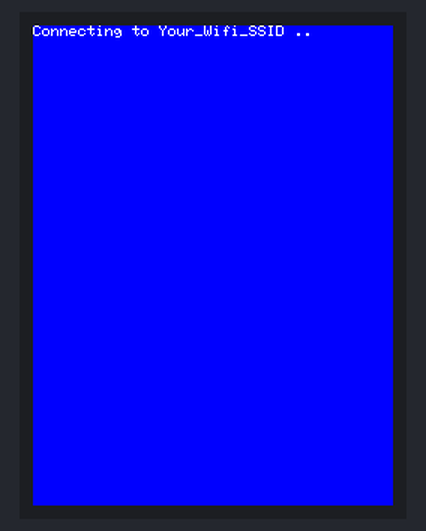
Simulated run of this sketch. Board: ESP32. On the bench: 240×320 colour display. WiFi joins after 1.5 s; servers stay silent unless stated; the local clock reads 2024-03-15 10:24:30 at power-on unless the sketch sets it; what the sketch prints to the serial monitor is not drawn.

Above: at 1.3 s.
At 2.0 s:
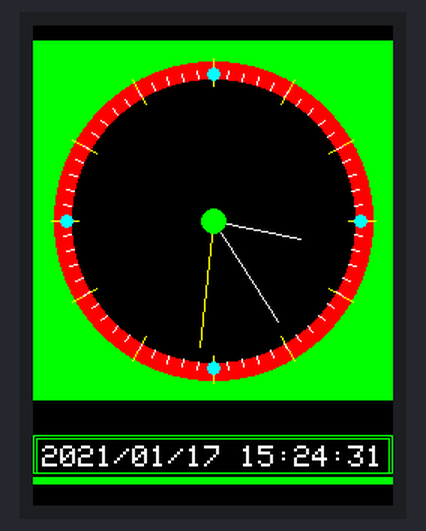
At 11.0 s:
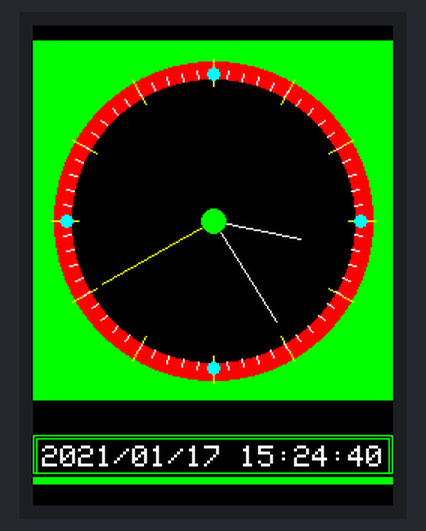
At 20.0 s:
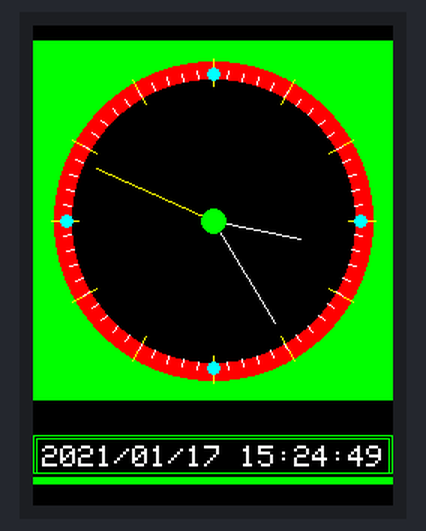
At 29.0 s:
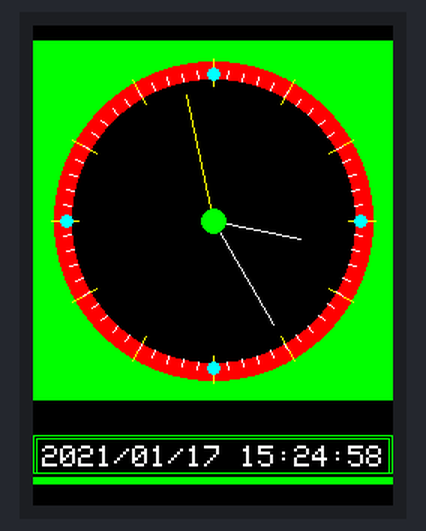
At 39.0 s:
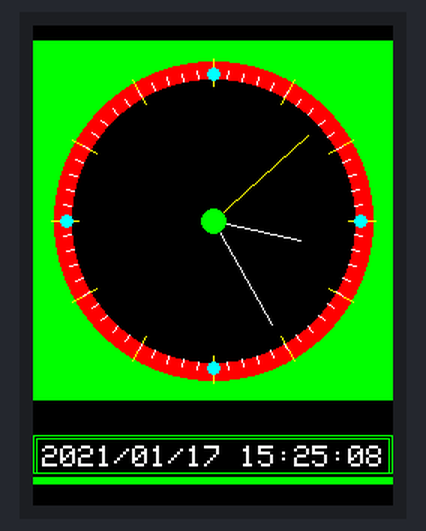

The sketch:

clock_round_2.ino
```cpp
/* clock_round_2 by Shinjia
   - v1.2  2024/09/17 --- 之前被其他程式覆蓋，原舊版程式遺失，重做
   - v1.1  2024/05/09 --- update LED Brightness
   - v1.0  2024/02/06 --- TFT_eSPI Library
   - old---TFT_Clock (a2)  by Shinjia  v1.1  2023/07/20
*

/****** WiFi AP ******/
#define WLAN_SSID    "Your_Wifi_SSID"
#define WLAN_PASS    "Your_Wifi_Password"

/****** 數字時鐘的參數定義 (長度) ******/
#define C_xc       120  // 時鐘圓心 x
#define C_yc       130  // 時鐘圓心 y
#define C_size     240  // 時鐘的寬高 (直徑)
#define C_border1  106  // 外圓框(外)
#define C_border2   94  // 外圓框(內)
#define C_radius1  108  // 12個點(時)外
#define C_radius2   90  // 12個點(時)內
#define C_radius3  100  // 60個點(分)外
#define C_radius4   95  // 60個點(分)內
#define C_radius5   98  // 4個點(上下左右)的位置半徑
#define C_quadrant   4  // 4個點(上下左右)圓半徑
#define C_center     8  // 時鐘圓心半徑
#define hh_len      60  // 時針的長度
#define mm_len      80  // 分針的長度
#define ss_len      85  // 秒針的長度

/****** 數字時鐘的參數定義 (顏色) ******/
#define CC_Outer  TFT_GREEN
#define CC_Inner  TFT_BLACK
#define CC_Border TFT_RED
#define CC_Dot12  TFT_YELLOW
#define CC_Dot60  TFT_WHITE
#define CC_Dot4   TFT_CYAN
#define CC_Center TFT_GREEN
#define CC_HH     TFT_WHITE
#define CC_MM     TFT_WHITE
#define CC_SS     TFT_YELLOW

/***** Timer control (delay) *****/
int timer_delay_clock = 1000;  // 每秒更新時間
int timer_delay_NTP   = 60*60*1000;  // 每小時更新 NTP

unsigned long timer_next_clock;
unsigned long timer_next_NTP;

// ESP32Time
#include <ESP32Time.h>

ESP32Time rtc;

// NTP
#include <WiFi.h>
#include "time.h"

const char* ntpServer = "pool.ntp.org";
const long  gmtOffset_sec = 8 * 3600;   // for Taipei
const int   daylightOffset_sec = 0; // 3600?

boolean is_get_NTP = false;

// TFT
#include "SPI.h"
#include "TFT_eSPI.h"

TFT_eSPI tft = TFT_eSPI();


// 時鐘公用變數
int hh=0, mm=0, ss=0;  // 時分秒
int hh0=-1, mm0=-1, ss0=-1;  // 保留前次畫圖時的數值 (初始值必須設為-1)


void draw_clock_face() {
  float th_cos, th_sin;
  float x1, y1, x2, y2;

  // Draw clock border
  tft.fillRect(C_xc-C_size/2, C_yc-C_size/2, C_size, C_size, CC_Outer);
  tft.fillCircle(C_xc, C_yc, C_border1, CC_Border);
  tft.fillCircle(C_xc, C_yc, C_border2, CC_Inner);

  // Draw 12 lines (hours markers)
  for(int angle=0; angle<360; angle+=30) {
    th_cos = cos((angle-90)*0.0174532925);  // (pi/180)
    th_sin = sin((angle-90)*0.0174532925);
    x1 = C_xc + C_radius1 * th_cos;
    y1 = C_yc + C_radius1 * th_sin;
    x2 = C_xc + C_radius2 * th_cos;
    y2 = C_yc + C_radius2 * th_sin;

    tft.drawLine(x1, y1, x2, y2, CC_Dot12);
  }

  // Draw 60 dots (minute markers)
  for(int angle=0; angle<360; angle+=6) {
    th_cos = cos((angle-90)*0.0174532925);  // (pi/180)
    th_sin = sin((angle-90)*0.0174532925);
    x1 = C_xc + C_radius3 * th_cos;
    y1 = C_yc + C_radius3 * th_sin;
    x2 = C_xc + C_radius4 * th_cos;
    y2 = C_yc + C_radius4 * th_sin;
    tft.drawLine(x1, y1, x2, y2, CC_Dot60);

    // Draw main quadrant dots
    x1 = C_xc + C_radius5 * th_cos;
    y1 = C_yc + C_radius5 * th_sin;
    if(angle%90==0) tft.fillCircle(x1, y1, C_quadrant, CC_Dot4);
  }

  // Draw Center
  tft.fillCircle(C_xc, C_yc, C_center, CC_Center);
}


void draw_clock_pointer() {
  //Draw Analog Clock
  // 注意：鐘面數值的 hh 要用 12 小時制
  float deg_ss, deg_mm, deg_hh;  // 時分秒的角度值
  float x_hh, y_hh, x_mm, y_mm, x_ss, y_ss;  // 時分秒針的頂點位置

  // 清除前次的指針(時、分、秒)
  deg_ss = ss0*6;                  // 每秒6度
  deg_mm = mm0*6 + deg_ss*0.01666667;  // 1/60 (角度含秒)
  deg_hh = (hh0%12)*30 + deg_mm*0.0833333;  // 1/12 (角度含分及秒)

  x_hh = C_xc + hh_len*cos((deg_hh-90)*0.0174532925);
  y_hh = C_yc + hh_len*sin((deg_hh-90)*0.0174532925);
  x_mm = C_xc + mm_len*cos((deg_mm-90)*0.0174532925);
  y_mm = C_yc + mm_len*sin((deg_mm-90)*0.0174532925);
  x_ss = C_xc + ss_len*cos((deg_ss-90)*0.0174532925);
  y_ss = C_yc + ss_len*sin((deg_ss-90)*0.0174532925);

  tft.drawLine(C_xc, C_yc, x_hh, y_hh, CC_Inner);
  tft.drawLine(C_xc, C_yc, x_mm, y_mm, CC_Inner);
  tft.drawLine(C_xc, C_yc, x_ss, y_ss, CC_Inner);

  // 畫出此次的指針(時、分、秒)
  deg_ss = ss*6;                  // 每秒6度
  deg_mm = mm*6 + deg_ss*0.01666667;  // 1/60 (角度含秒)
  deg_hh = (hh%12)*30 + deg_mm*0.0833333;  // 1/12 (角度含分及秒)

  x_hh = C_xc + hh_len*cos((deg_hh-90)*0.0174532925);
  y_hh = C_yc + hh_len*sin((deg_hh-90)*0.0174532925);
  x_mm = C_xc + mm_len*cos((deg_mm-90)*0.0174532925);
  y_mm = C_yc + mm_len*sin((deg_mm-90)*0.0174532925);
  x_ss = C_xc + ss_len*cos((deg_ss-90)*0.0174532925);
  y_ss = C_yc + ss_len*sin((deg_ss-90)*0.0174532925);

  tft.drawLine(C_xc, C_yc, x_hh, y_hh, CC_HH);
  tft.drawLine(C_xc, C_yc, x_mm, y_mm, CC_MM);
  tft.drawLine(C_xc, C_yc, x_ss, y_ss, CC_SS);

  // 圓心
  tft.fillCircle(C_xc, C_yc, C_center, CC_Center);
}


void draw_clock_digital() {
  struct tm timeinfo = rtc.getTimeStruct();
  // Serial.println(&timeinfo, "%A, %B %d %Y %H:%M:%S");

  // Draw Digital Clock
  char StringBuff[50]; //50 chars should be enough
  strftime(StringBuff, sizeof(StringBuff), "%Y/%m/%d %H:%M:%S", &timeinfo);

  tft.setCursor(6, 280);
  tft.setTextSize(2);
  tft.setTextColor(TFT_WHITE, TFT_BLACK);
  tft.print(StringBuff);

  // draw board
  tft.drawRect(2, 275, 236, 24, TFT_GREEN);
  tft.drawRect(0, 273, 240, 26, TFT_GREEN);
  tft.drawFastHLine(0, 301, 240, TFT_GREEN);
  tft.drawFastHLine(0, 302, 240, TFT_GREEN);
  tft.drawFastHLine(0, 303, 240, TFT_GREEN);
  tft.drawFastHLine(0, 304, 240, TFT_GREEN);
  tft.drawFastHLine(0, 305, 240, TFT_GREEN);
}


void update_time() {
  struct tm timeinfo = rtc.getTimeStruct();
  // Serial.println(&timeinfo, "%A, %B %d %Y %H:%M:%S");

  hh = timeinfo.tm_hour;
  mm = timeinfo.tm_min;
  ss = timeinfo.tm_sec;

  if(hh0==-1 && mm0==-1 && ss0==-1) {
    hh0 = hh;
    mm0 = mm;
    ss0 = ss;
  }

  // Draw Analog Clock (pointer)
  draw_clock_pointer();

  // Draw Digital Clock
  draw_clock_digital();

  // 保留舊的值
  hh0 = hh;
  mm0 = mm;
  ss0 = ss;
}


void get_NTP_update_RTC() {
  configTime(gmtOffset_sec, daylightOffset_sec, ntpServer);

  struct tm timeinfo;
  if (getLocalTime(&timeinfo)){
    rtc.setTimeStruct(timeinfo);
    is_get_NTP = true;
  }
  // Serial.println(&timeinfo, "%A, %B %d %Y %H:%M:%S");
}


void wifi_connect_tft() {
  Serial.printf("Connecting to %s ", WLAN_SSID);
  tft.printf("Connecting to %s ", WLAN_SSID);

  WiFi.begin(WLAN_SSID, WLAN_PASS);
  while (WiFi.status() != WL_CONNECTED) {
      delay(500);
      Serial.print(".");
      tft.print(".");
  }
  Serial.println(" CONNECTED");
  tft.println(" CONNECTED");
}


void setup() {
  Serial.begin(115200);

  // TFT 先啟用
  tft.begin();
  tft.fillScreen(TFT_BLUE);   // Clear
  tft.setRotation(0);

  // 有需要，可設定 LED 顯示亮度
  // pinMode(TFT_LED, OUTPUT);
  // analogWrite(TFT_LED, TFT_LED_BRIGHTNESS);

  rtc.setTime(30, 24, 15, 17, 1, 2021);  // 亂設

  // Waitting for WiFi connect
  wifi_connect_tft();

  //init and get the time
  get_NTP_update_RTC();

  timer_next_clock = millis();

  // 清除 TFT 畫面
  tft.fillScreen(TFT_BLACK);   // Clear

  // 畫出時鐘表面
  draw_clock_face();

  // disconnect WiFi as it's no longer needed
  // WiFi.disconnect(true);
  // WiFi.mode(WIFI_OFF);
}


void loop() {
  // 若尚未取得網路時間
  if(!is_get_NTP) {
    get_NTP_update_RTC();
  }

  // 間隔一段時間要求重新取得網路時間 NTP
  if(millis()>timer_next_NTP) {
    timer_next_NTP = millis() + timer_delay_NTP;
    is_get_NTP = false;
  }

  // 間隔一段時間顯示時間 hh,mm,ss
  if(millis()>timer_next_clock) {
    timer_next_clock = millis() + timer_delay_clock;
    update_time();
  }

  // Do something
}
```

Measured:
- what the display in image 0 shows lasts 0.7 s, from 1.2 s to 1.9 s
- what the display in image 1 shows lasts 1.0 s, from 1.9 s to 2.9 s
